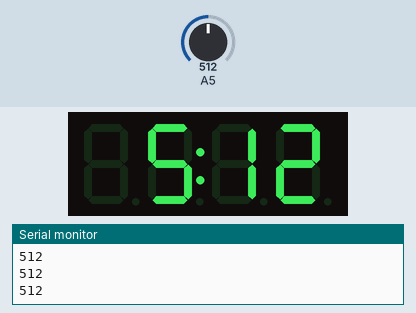
The sketch below on a simulated Arduino Uno, built with avr-gcc and run on an emulated ATmega328P. On the bench: 4-digit seven-segment display, the last lines printed to the serial monitor. The test bench sets the inputs (shaded band); at power-on: A5 = 512.

Above: at 1.2 s.
1.3 s: A5 set to 716
At 2.4 s:
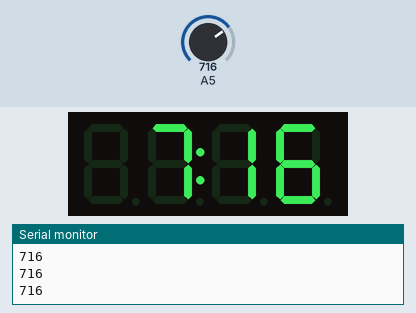
2.8 s: A5 set to 900
At 4.1 s:
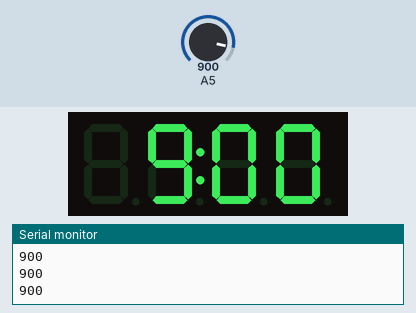
4.4 s: A5 set to 1023
At 5.9 s:
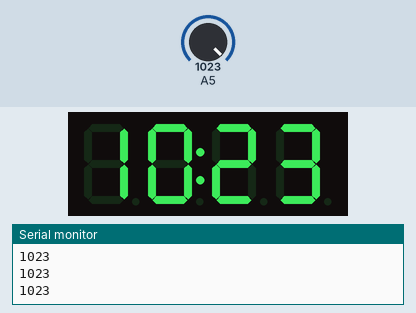
Timing chart, 0 to 7.4 s (numbered marks = the images above; inputs shaded):
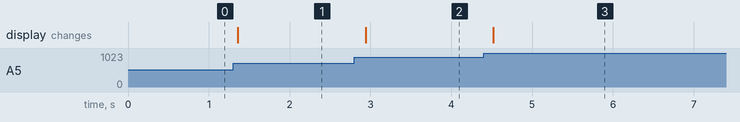

The sketch:

7_Seg_Clock.ino
```cpp
#include <Arduino.h>
#include <TM1637Display.h>

// Module connection pins (Digital Pins)
#define CLK 3
#define DIO 4

// The amount of time (in milliseconds) between tests
#define TEST_DELAY_2000   2000
#define TEST_DELAY_500   500
#define TEST_DELAY_250   250

int k;
uint8_t all_on[] = { 0xff, 0xff, 0xff, 0xff };
uint8_t all_off[] = { 0x0, 0x0, 0x0, 0x0 };
TM1637Display display(CLK, DIO);


void setup() {
Serial.begin(9600);
display.setBrightness(0x0f);
}

void loop() {
    for (k = 0; k < 100; k++){
        Serial.println(analogRead(A5));
        int angle_of_day = analogRead(A5);
        display.showNumberDecEx(angle_of_day, (0x80 >> 1), false);
        delay(100);
}
/*
  display.setBrightness(0x0f);
  delay(TEST_DELAY_500);

    display.setBrightness(0x0f);
    delay(TEST_DELAY_500);
    display.showNumberDecEx(200, (0x80 >> 1), false);
    delay(TEST_DELAY_2000);
    display.showNumberDecEx(201, (0x80 >> 1), false);
    delay(TEST_DELAY_2000);
    display.showNumberDecEx(202, (0x80 >> 1), false);
    delay(TEST_DELAY_2000);
    */
}
```

Measured:
- after the input at 1.3 s, the display: changes after 0.06 s (image 1)
- after the input at 2.8 s, the display: changes after 0.14 s (image 2)
- after the input at 4.4 s, the display: changes after 0.12 s (image 3)
